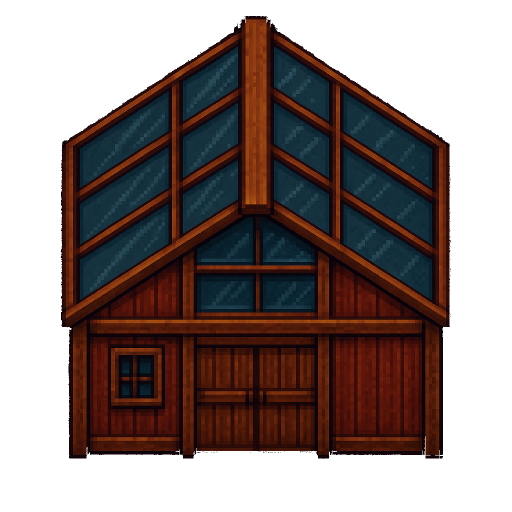
#> input picture downscale_tests/greenhouse-original.png, 1024 x 1024 px (shown at 1/2 size)
$ python compare_background_removal.py
#> lines starting #> are read from the running program, lines starting #| are printed output that depends on the picture; after the words box and inside, x2 and y2 are one past the last pixel; in counts of white or black regions, pixels touching at a corner belong together
#> further down, im is the input picture: PIL image 1024x1024 RGBA; mean R, G, B, A 29.3, 15.9, 13.4, 139.4
### downscale_tests/pixel_downscaler.py
"""
Enhanced pixel art downscaler with improved background removal.
Detects true pixel resolution from AI-upscaled images.
SCALING LOGIC PRESERVED FROM ORIGINAL SCRIPT.
"""
import math
import numpy as np
from pathlib import Path
from PIL import Image
from scipy import ndimage
from collections import Counter


# ============================================================================
# IMPROVED BACKGROUND REMOVAL
# ============================================================================

def is_content_edge(arr, x, y, window_size=3):
    """
    Determine if a pixel at edge is likely content vs background.
    Looks for color variance and detail in neighborhood.
    """
    h, w = arr.shape[:2]

    y_start = max(0, y - window_size)
    y_end = min(h, y + window_size + 1)
    x_start = max(0, x - window_size)
    x_end = min(w, x + window_size + 1)

    neighborhood = arr[y_start:y_end, x_start:x_end, :3]

    variance = np.var(neighborhood)
    color_range = np.ptp(neighborhood, axis=(0, 1)).sum()

    return variance > 100 or color_range > 50


# [15 lines left out: function detect_dark_lines, not called in this run]


def sample_edge_colors(arr, sample_width=5):
    """Sample colors from all edges."""
    h, w = arr.shape[:2]
    colors = []

    colors.extend(arr[0:sample_width, :, :3].reshape(-1, 3))
    colors.extend(arr[-sample_width:, :, :3].reshape(-1, 3))
    colors.extend(arr[:, 0:sample_width, :3].reshape(-1, 3))
    colors.extend(arr[:, -sample_width:, :3].reshape(-1, 3))

    return np.array(colors, dtype=np.int16)


def find_background_colors(edge_colors, max_colors=3):
    """Cluster edge colors to find background colors."""
    rounded = np.round(edge_colors / 16) * 16
    color_tuples = [tuple(c) for c in rounded]
    color_counts = Counter(color_tuples)

    top_colors = [np.array(color, dtype=np.int16)
                  for color, count in color_counts.most_common(max_colors)]

    return top_colors


def detect_checkerboard_pattern(arr, sample_size=50):
    """Detect checkerboard pattern."""
    h, w = arr.shape[:2]
    corner = arr[0:min(sample_size, h), 0:min(sample_size, w), :3]
    unique_colors = np.unique(corner.reshape(-1, 3), axis=0)

    if len(unique_colors) == 2:
        color1, color2 = unique_colors

        alternating_count = 0
        total_samples = 0

        for i in range(0, min(20, corner.shape[0]), 2):
            for j in range(0, min(20, corner.shape[1]), 2):
                if i < corner.shape[0] and j < corner.shape[1]:
                    pixel = corner[i, j]
                    if np.array_equal(pixel, color1) or np.array_equal(pixel, color2):
                        alternating_count += 1
                    total_samples += 1

        if total_samples > 0 and alternating_count / total_samples > 0.9:
            return [color1.astype(np.int16), color2.astype(np.int16)]

    return None


def conservative_flood_fill(mask, edge_seed, content_barrier):
    """Flood fill that stops at content boundaries."""
    result = edge_seed.copy()
    structure = ndimage.generate_binary_structure(2, 1)

    for _ in range(500):
        dilated = ndimage.binary_dilation(result, structure=structure)
        new_result = dilated & mask & ~content_barrier

        if np.array_equal(new_result, result):
            break

        result = new_result

    return result


# [15 lines left out: function binary_propagation, not called in this run]


def remove_background_improved(im, settings):
    """Improved background removal with content preservation."""
    mode = settings.get('bg_removal_mode', 'conservative')

    if mode == 'none':
        return im

    im = im.convert("RGBA")
    arr = np.array(im)
    h, w = arr.shape[:2]
#> h = 1024; w = 1024

    tolerance = settings.get('bg_tolerance', 15)
    edge_tolerance = settings.get('bg_edge_tolerance', 25)
    preserve_dark_lines = settings.get('preserve_dark_lines', True)
    dark_threshold = settings.get('dark_line_threshold', 50)

    # Detect dark lines
    dark_line_mask = np.zeros((h, w), dtype=bool)
    if preserve_dark_lines:
        dark_line_mask = detect_dark_lines(arr, threshold=dark_threshold)

    # Detect content at edges
    content_edge_mask = np.zeros((h, w), dtype=bool)
    if mode == 'conservative':
        edge_width = 10
        for y in range(h):
            for x in range(w):
                if (x < edge_width or x >= w - edge_width or
                    y < edge_width or y >= h - edge_width):
                    if is_content_edge(arr, x, y):
                        content_edge_mask[y, x] = True
#> this loop made 1024 passes
#> content_edge_mask: shape (1024, 1024) bool; every value is 0

    # Detect background colors
    checkerboard_colors = detect_checkerboard_pattern(arr)
#> in detect_checkerboard_pattern, `corner = arr[0:min(sample_size, h), 0:min(sample_size, w), :3]`: corner: shape (50, 50, 3); every value is 0

    if checkerboard_colors:
        bg_colors = checkerboard_colors
    else:
        edge_colors = sample_edge_colors(arr, sample_width=5)
        bg_colors = find_background_colors(edge_colors, max_colors=3)

    # Create background mask
    mask = np.zeros((h, w), dtype=bool)

    edge_mask = np.zeros((h, w), dtype=bool)
    edge_mask[0:10, :] = True
    edge_mask[-10:, :] = True
    edge_mask[:, 0:10] = True
    edge_mask[:, -10:] = True

    for bg_color in bg_colors:
        diff = np.abs(arr[:, :, :3].astype(np.int16) - bg_color).sum(axis=2)
        color_mask = np.where(edge_mask, diff <= edge_tolerance, diff <= tolerance)
        mask |= color_mask
#> this loop made 1 pass
#> bg_color on pass 1: [0, 0, 0]
#> pass 1, in remove_background_improved, `diff = np.abs(arr[:, :, :3].astype(np.int16) - bg_color).sum(axis=2)`:
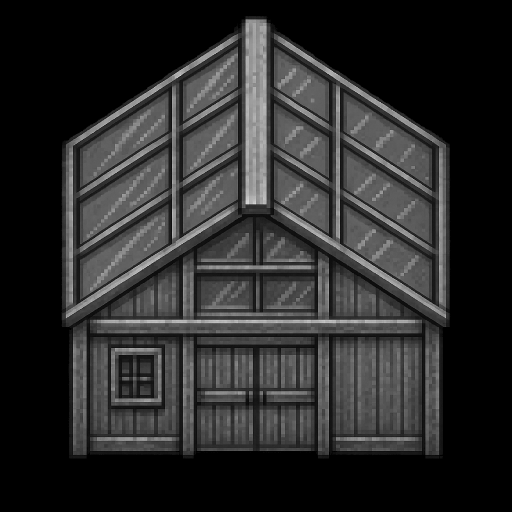
#> diff: shape (1024, 1024) int64 (shown at 1/2 size); min 0, max 347, mean 58.7; drawn with min black and max white
#> pass 1, in remove_background_improved, `color_mask = np.where(edge_mask, diff <= edge_tolerance, diff <= toler..`:
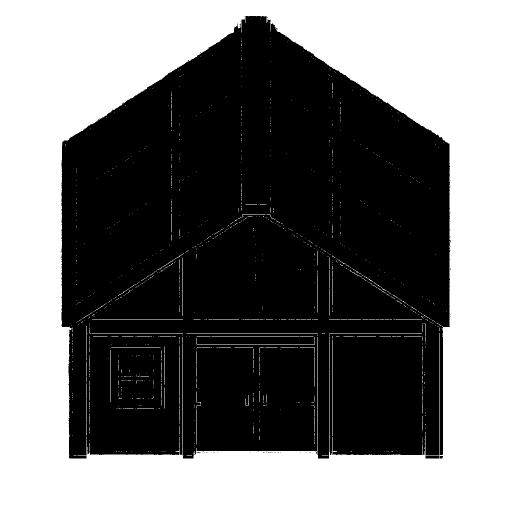
#> color_mask: shape (1024, 1024) bool (shown at 1/2 size); 46.1% white; 1217 white regions (1151 under 20 px), largest, box (x1, y1, x2, y2) and area: (0, 0, 1024, 1024) 476581, (373, 667, 636, 668) 263, (393, 676, 630, 690) 256
#> after the loop:
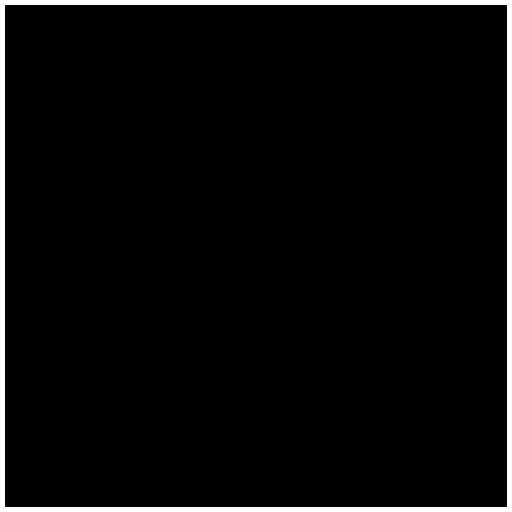
#> edge_mask: shape (1024, 1024) bool (shown at 1/2 size); 3.9% white; 1 white region, box (x1, y1, x2, y2) and area: (0, 0, 1024, 1024) 40560

    # Protect content
    mask = mask & ~dark_line_mask

    if mode == 'conservative':
        mask = mask & ~content_edge_mask

    # Flood fill
    edge_seed = np.zeros((h, w), dtype=bool)
    edge_seed[0, :] = mask[0, :]
#> edge_seed: shape (1024, 1024) bool; 0.1% white in thin lines or dots, all inside (x1, y1, x2, y2) = (0, 0, 1024, 1)
    edge_seed[-1, :] = mask[-1, :]
    edge_seed[:, 0] = mask[:, 0]
    edge_seed[:, -1] = mask[:, -1]
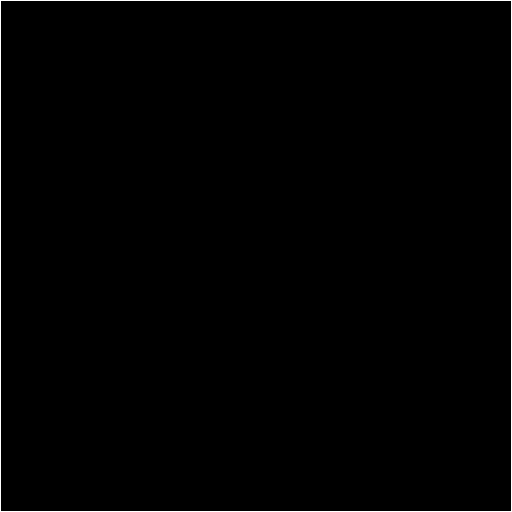
#> edge_seed: shape (1024, 1024) bool (shown at 1/2 size); 0.39% white in thin lines or dots

    from scipy.ndimage import binary_dilation
    mask_dilated = binary_dilation(mask, iterations=1 if mode == 'conservative' else 2)
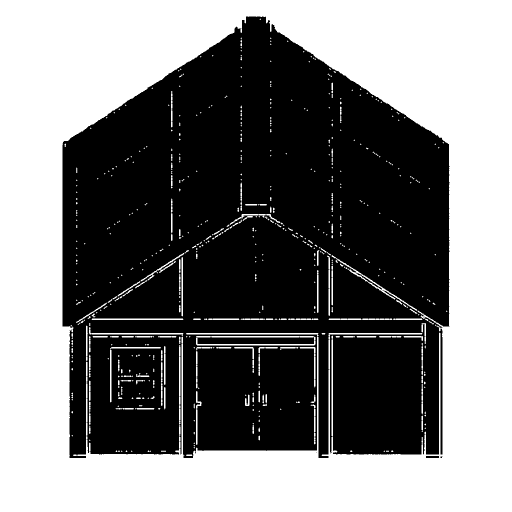
#> mask_dilated: shape (1024, 1024) bool (shown at 1/2 size); 48.1% white; 590 white regions (449 under 20 px), largest, box (x1, y1, x2, y2) and area: (0, 0, 1024, 1024) 485707, (392, 672, 631, 691) 1487, (672, 516, 835, 622) 792

    content_barrier = dark_line_mask | content_edge_mask

    if mode == 'conservative':
        flooded = conservative_flood_fill(mask_dilated, edge_seed, content_barrier)
#> after the loop in conservative_flood_fill, `for _ in range(500):`:
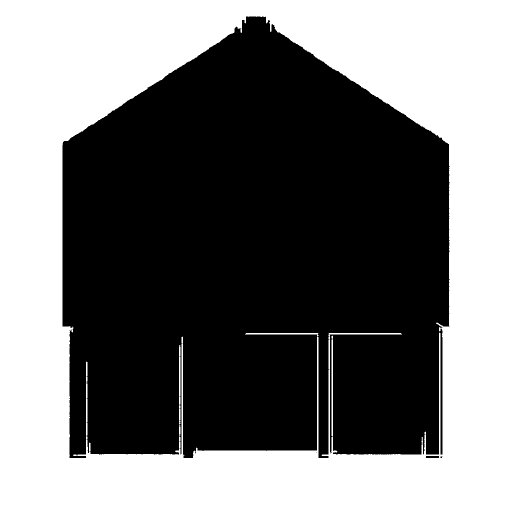
#> result: shape (1024, 1024) bool (shown at 1/2 size); 46.3% white; 1 white region, box (x1, y1, x2, y2) and area: (0, 0, 1024, 1024) 485083
    else:
        flooded = binary_propagation(mask_dilated, edge_seed)

    arr[..., 3] = np.where(flooded, 0, arr[..., 3])
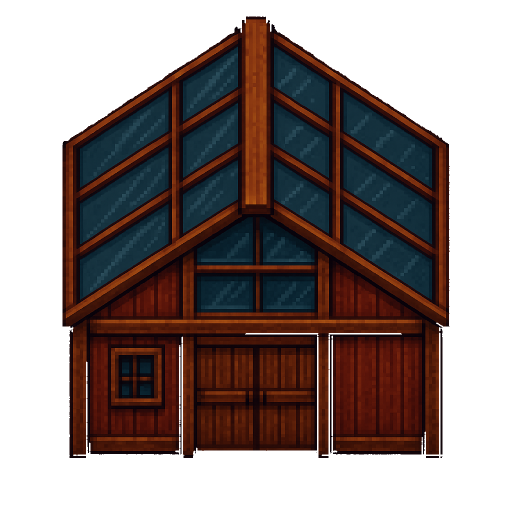
#> arr: shape (1024, 1024, 4) (shown at 1/2 size); mean R, G, B, A 29.3, 15.9, 13.4, 137; transparent parts drawn white

    return Image.fromarray(arr, "RGBA")


# [278 lines left out: functions trim_transparency, detect_grid_size, grid_alignment_score, information_content, find_optimal_scale, fine_tune_scale and 2 more, not called in this run]

### downscale_tests/compare_background_removal.py
#!/usr/bin/env python3
from pixel_downscaler import remove_background_improved
from PIL import Image
import numpy as np

# Test greenhouse
im = Image.open('greenhouse-original.png').convert('RGBA')

settings = {
    'bg_tolerance': 15,
    'bg_edge_tolerance': 30,
    'preserve_dark_lines': False,
    'dark_line_threshold': 100,
}

im_clean = remove_background_improved(im, settings)
im_clean.save('greenhouse-python-bg-removed.png')

# Analyze what was removed
orig_arr = np.array(Image.open('greenhouse-original.png').convert('RGBA'))
clean_arr = np.array(im_clean)

orig_opaque = (orig_arr[:, :, 3] > 0).sum()
clean_opaque = (clean_arr[:, :, 3] > 0).sum()

print(f"Original opaque pixels: {orig_opaque}")
#| Original opaque pixels: 573109
print(f"After removal opaque pixels: {clean_opaque}")
#| After removal opaque pixels: 563493
print(f"Removed: {orig_opaque - clean_opaque} pixels")
#| Removed: 9616 pixels
print(f"Saved to: greenhouse-python-bg-removed.png")
